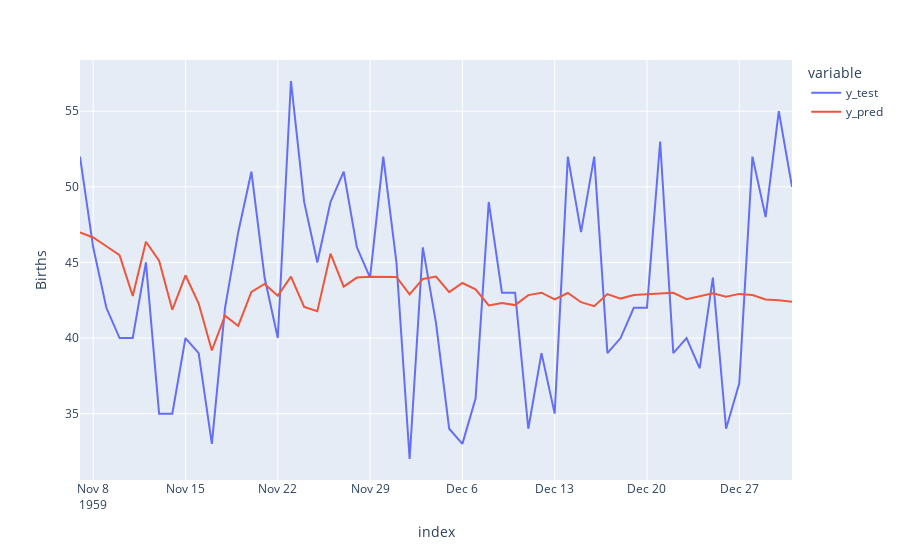

Notebook code cell kept with this figure:
### Code cell
fig = px.line(df_pred_test,labels={'value':'Births'})
fig.show()
